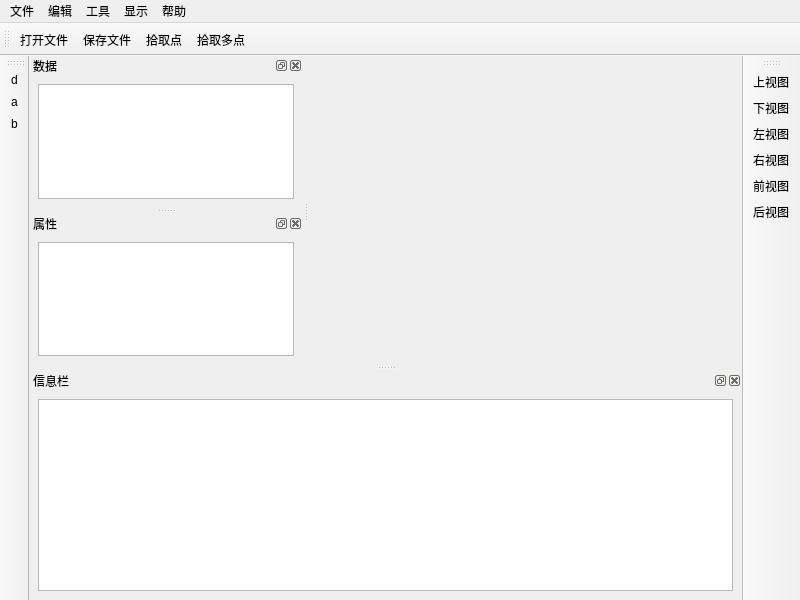
<?xml version="1.0" encoding="UTF-8"?>
<ui version="4.0">
 <class>MainWindow</class>
 <widget class="QMainWindow" name="MainWindow">
  <property name="geometry">
   <rect>
    <x>0</x>
    <y>0</y>
    <width>800</width>
    <height>600</height>
   </rect>
  </property>
  <property name="windowTitle">
   <string>MainWindow</string>
  </property>
  <widget class="QWidget" name="mainWidget">
   <layout class="QHBoxLayout" name="showlayout"/>
  </widget>
  <widget class="QMenuBar" name="menubar">
   <property name="geometry">
    <rect>
     <x>0</x>
     <y>0</y>
     <width>800</width>
     <height>23</height>
    </rect>
   </property>
   <widget class="QMenu" name="menu">
    <property name="title">
     <string>文件</string>
    </property>
    <addaction name="action_open1"/>
    <addaction name="action_2"/>
    <addaction name="action_3"/>
    <addaction name="action_4"/>
   </widget>
   <widget class="QMenu" name="menu_2">
    <property name="title">
     <string>编辑</string>
    </property>
    <widget class="QMenu" name="menu_6">
     <property name="title">
      <string>颜色</string>
     </property>
     <addaction name="action_15"/>
     <addaction name="action_16"/>
     <addaction name="action_50"/>
     <addaction name="action_51"/>
    </widget>
    <addaction name="menu_6"/>
    <addaction name="action_6"/>
    <addaction name="action_7"/>
    <addaction name="action_8"/>
    <addaction name="action_9"/>
    <addaction name="action_10"/>
    <addaction name="action_11"/>
    <addaction name="action_12"/>
    <addaction name="action_13"/>
    <addaction name="action_14"/>
   </widget>
   <widget class="QMenu" name="menu_3">
    <property name="title">
     <string>工具</string>
    </property>
    <addaction name="action_17"/>
    <addaction name="action_18"/>
    <addaction name="action_19"/>
    <addaction name="action_20"/>
    <addaction name="action_21"/>
    <addaction name="action_22"/>
    <addaction name="action_23"/>
    <addaction name="action_24"/>
    <addaction name="action_25"/>
    <addaction name="action_26"/>
   </widget>
   <widget class="QMenu" name="menu_4">
    <property name="title">
     <string>显示</string>
    </property>
    <addaction name="action_27"/>
    <addaction name="action_28"/>
    <addaction name="action_29"/>
    <addaction name="action_30"/>
   </widget>
   <widget class="QMenu" name="menu_5">
    <property name="title">
     <string>帮助</string>
    </property>
    <addaction name="action_31"/>
    <addaction name="action_32"/>
   </widget>
   <addaction name="menu"/>
   <addaction name="menu_2"/>
   <addaction name="menu_3"/>
   <addaction name="menu_4"/>
   <addaction name="menu_5"/>
  </widget>
  <widget class="QToolBar" name="toolBar">
   <property name="windowTitle">
    <string>toolBar</string>
   </property>
   <attribute name="toolBarArea">
    <enum>TopToolBarArea</enum>
   </attribute>
   <attribute name="toolBarBreak">
    <bool>false</bool>
   </attribute>
   <addaction name="action_open"/>
   <addaction name="action_save"/>
   <addaction name="action_pick"/>
   <addaction name="action_pickseveral"/>
  </widget>
  <widget class="QDockWidget" name="dockWidget_2">
   <property name="windowTitle">
    <string>信息栏</string>
   </property>
   <attribute name="dockWidgetArea">
    <number>8</number>
   </attribute>
   <widget class="QWidget" name="dockWidgetContents_2">
    <layout class="QVBoxLayout" name="verticalLayout">
     <item>
      <widget class="QListWidget" name="listWidget"/>
     </item>
    </layout>
   </widget>
  </widget>
  <widget class="QDockWidget" name="dockWidget_3">
   <property name="windowTitle">
    <string>数据</string>
   </property>
   <attribute name="dockWidgetArea">
    <number>1</number>
   </attribute>
   <widget class="QWidget" name="dockWidgetContents_3">
    <layout class="QGridLayout" name="gridLayout">
     <item row="0" column="0">
      <widget class="QTreeWidget" name="treeWidget">
       <property name="headerHidden">
        <bool>true</bool>
       </property>
       <column>
        <property name="text">
         <string notr="true">1</string>
        </property>
       </column>
      </widget>
     </item>
    </layout>
   </widget>
  </widget>
  <widget class="QDockWidget" name="dockWidget_4">
   <property name="windowTitle">
    <string>属性</string>
   </property>
   <attribute name="dockWidgetArea">
    <number>1</number>
   </attribute>
   <widget class="QWidget" name="dockWidgetContents_4">
    <layout class="QGridLayout" name="gridLayout_2">
     <item row="0" column="0">
      <widget class="QTableWidget" name="tableWidget"/>
     </item>
    </layout>
   </widget>
  </widget>
  <widget class="QToolBar" name="toolBar_2">
   <property name="windowTitle">
    <string>toolBar_2</string>
   </property>
   <attribute name="toolBarArea">
    <enum>RightToolBarArea</enum>
   </attribute>
   <attribute name="toolBarBreak">
    <bool>false</bool>
   </attribute>
   <addaction name="action_above"/>
   <addaction name="action_bottom"/>
   <addaction name="action_left"/>
   <addaction name="action_right"/>
   <addaction name="action_front"/>
   <addaction name="action_back"/>
  </widget>
  <widget class="QToolBar" name="toolBar_3">
   <property name="windowTitle">
    <string>toolBar_3</string>
   </property>
   <attribute name="toolBarArea">
    <enum>LeftToolBarArea</enum>
   </attribute>
   <attribute name="toolBarBreak">
    <bool>false</bool>
   </attribute>
   <addaction name="actiond"/>
   <addaction name="actiona"/>
   <addaction name="actionb"/>
  </widget>
  <action name="action_open1">
   <property name="text">
    <string>打开</string>
   </property>
  </action>
  <action name="action_2">
   <property name="text">
    <string>保存</string>
   </property>
  </action>
  <action name="action_3">
   <property name="text">
    <string>关闭所有文件</string>
   </property>
  </action>
  <action name="action_4">
   <property name="text">
    <string>退出</string>
   </property>
  </action>
  <action name="action_6">
   <property name="text">
    <string>法向量计算</string>
   </property>
  </action>
  <action name="action_7">
   <property name="text">
    <string>点云</string>
   </property>
  </action>
  <action name="action_8">
   <property name="text">
    <string>网格</string>
   </property>
  </action>
  <action name="action_9">
   <property name="text">
    <string>倾斜纠正</string>
   </property>
  </action>
  <action name="action_10">
   <property name="text">
    <string>复制</string>
   </property>
  </action>
  <action name="action_11">
   <property name="text">
    <string>合并</string>
   </property>
  </action>
  <action name="action_12">
   <property name="text">
    <string>刚性变换矩阵</string>
   </property>
  </action>
  <action name="action_13">
   <property name="text">
    <string>切割</string>
   </property>
  </action>
  <action name="action_14">
   <property name="text">
    <string>删除</string>
   </property>
  </action>
  <action name="action_15">
   <property name="text">
    <string>单一颜色</string>
   </property>
  </action>
  <action name="action_16">
   <property name="text">
    <string>高程分布颜色</string>
   </property>
  </action>
  <action name="action_17">
   <property name="text">
    <string>去噪</string>
   </property>
  </action>
  <action name="action_18">
   <property name="text">
    <string>下采样</string>
   </property>
  </action>
  <action name="action_19">
   <property name="text">
    <string>关键点</string>
   </property>
  </action>
  <action name="action_20">
   <property name="text">
    <string>配准</string>
   </property>
  </action>
  <action name="action_21">
   <property name="text">
    <string>计算距离</string>
   </property>
  </action>
  <action name="action_22">
   <property name="text">
    <string>计算密度
</string>
   </property>
  </action>
  <action name="action_23">
   <property name="text">
    <string>拟合</string>
   </property>
  </action>
  <action name="action_24">
   <property name="text">
    <string>计算几何特征</string>
   </property>
  </action>
  <action name="action_25">
   <property name="text">
    <string>拾取点(vtk显示)</string>
   </property>
  </action>
  <action name="action_26">
   <property name="text">
    <string>拾取点(列表显示)</string>
   </property>
  </action>
  <action name="action_27">
   <property name="text">
    <string>全屏</string>
   </property>
  </action>
  <action name="action_28">
   <property name="text">
    <string>退出全屏</string>
   </property>
  </action>
  <action name="action_29">
   <property name="text">
    <string>背景设置</string>
   </property>
  </action>
  <action name="action_30">
   <property name="text">
    <string>保存视图照片</string>
   </property>
  </action>
  <action name="action_31">
   <property name="text">
    <string>帮助</string>
   </property>
  </action>
  <action name="action_32">
   <property name="text">
    <string>关于</string>
   </property>
  </action>
  <action name="action_open">
   <property name="icon">
    <iconset>
     <normaloff>image/打开.png</normaloff>image/打开.png</iconset>
   </property>
   <property name="text">
    <string>打开文件</string>
   </property>
   <property name="toolTip">
    <string>打开文件</string>
   </property>
  </action>
  <action name="action_save">
   <property name="icon">
    <iconset>
     <normaloff>image/保存.png</normaloff>image/保存.png</iconset>
   </property>
   <property name="text">
    <string>保存文件</string>
   </property>
   <property name="toolTip">
    <string>保存文件</string>
   </property>
  </action>
  <action name="action_pick">
   <property name="icon">
    <iconset>
     <normaloff>image/点击选择点.png</normaloff>image/点击选择点.png</iconset>
   </property>
   <property name="text">
    <string>拾取点</string>
   </property>
   <property name="toolTip">
    <string>拾取点</string>
   </property>
  </action>
  <action name="action_pickseveral">
   <property name="icon">
    <iconset>
     <normaloff>image/列表.png</normaloff>image/列表.png</iconset>
   </property>
   <property name="text">
    <string>拾取多点</string>
   </property>
   <property name="toolTip">
    <string>拾取多点</string>
   </property>
  </action>
  <action name="action_above">
   <property name="icon">
    <iconset>
     <normaloff>image/俯视图.png</normaloff>image/俯视图.png</iconset>
   </property>
   <property name="text">
    <string>上视图</string>
   </property>
   <property name="toolTip">
    <string>上视图</string>
   </property>
  </action>
  <action name="action_bottom">
   <property name="icon">
    <iconset>
     <normaloff>image/仰视图.png</normaloff>image/仰视图.png</iconset>
   </property>
   <property name="text">
    <string>下视图</string>
   </property>
   <property name="toolTip">
    <string>下视图</string>
   </property>
  </action>
  <action name="action_left">
   <property name="icon">
    <iconset>
     <normaloff>image/左视图.png</normaloff>image/左视图.png</iconset>
   </property>
   <property name="text">
    <string>左视图</string>
   </property>
   <property name="toolTip">
    <string>左视图</string>
   </property>
  </action>
  <action name="action_right">
   <property name="icon">
    <iconset>
     <normaloff>image/右视图.png</normaloff>image/右视图.png</iconset>
   </property>
   <property name="text">
    <string>右视图</string>
   </property>
   <property name="toolTip">
    <string>右视图</string>
   </property>
  </action>
  <action name="action_front">
   <property name="icon">
    <iconset>
     <normaloff>image/前视图.png</normaloff>image/前视图.png</iconset>
   </property>
   <property name="text">
    <string>前视图</string>
   </property>
   <property name="toolTip">
    <string>前视图</string>
   </property>
  </action>
  <action name="action_back">
   <property name="icon">
    <iconset>
     <normaloff>image/后视图.png</normaloff>image/后视图.png</iconset>
   </property>
   <property name="text">
    <string>后视图</string>
   </property>
   <property name="toolTip">
    <string>后视图</string>
   </property>
  </action>
  <action name="actiond">
   <property name="icon">
    <iconset>
     <normaloff>image/导出点云.png</normaloff>image/导出点云.png</iconset>
   </property>
   <property name="text">
    <string>d</string>
   </property>
   <property name="toolTip">
    <string>d</string>
   </property>
  </action>
  <action name="actiona">
   <property name="icon">
    <iconset>
     <normaloff>image/导出点云.png</normaloff>image/导出点云.png</iconset>
   </property>
   <property name="text">
    <string>a</string>
   </property>
  </action>
  <action name="actionb">
   <property name="icon">
    <iconset>
     <normaloff>image/导出点云.png</normaloff>image/导出点云.png</iconset>
   </property>
   <property name="text">
    <string>b</string>
   </property>
  </action>
  <action name="action_50">
   <property name="text">
    <string>密度分布颜色</string>
   </property>
  </action>
  <action name="action_51">
   <property name="text">
    <string>强度着色</string>
   </property>
  </action>
 </widget>
 <resources/>
 <connections/>
</ui>
